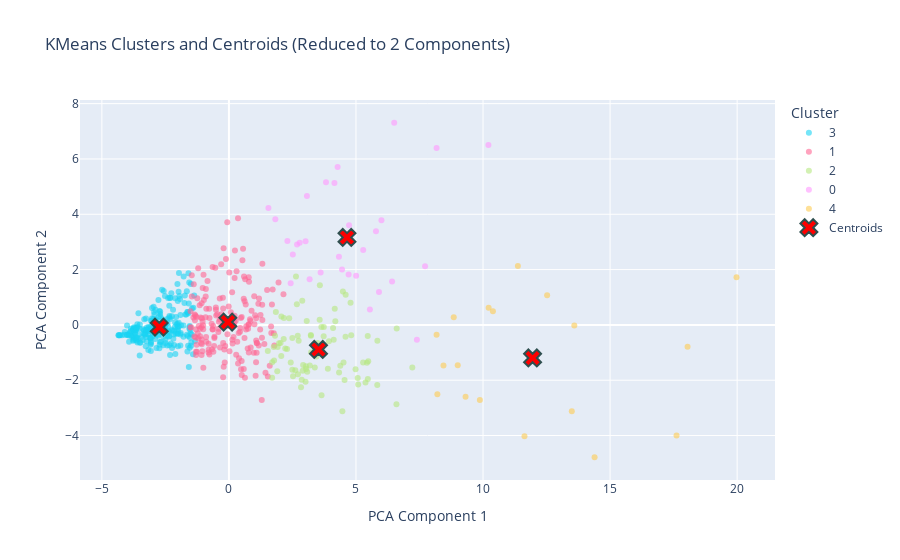

The cell this chart's notebook holds for it:
### Code cell
kmeans = KMeans(n_clusters=5, random_state=12345)
kmeans.fit(reduced_data)
labels = kmeans.labels_


# Step 3: Reduce to 2 PCA components for visualization
pca_2d = PCA(n_components=2)
reduced_data_2d = pca_2d.fit_transform(reduced_data)

# Project centroids into the 2D PCA space
centroids = pca_2d.transform(kmeans.cluster_centers_)


df_pca = pd.DataFrame(reduced_data_2d, columns=['PCA Component 1', 'PCA Component 2'])
df_pca['Cluster'] = labels.astype(str)  # Add cluster labels to the DataFrame

color_map = {0: 'red', 1: 'blue', 2: 'green', 3: 'orange', 4: 'purple'}
    
# Create the scatter plot using Plotly Express
fig = px.scatter(
        df_pca, 
        x='PCA Component 1', 
        y='PCA Component 2', 
        color='Cluster',  # Color by cluster labels
        color_discrete_map=color_map,  # Match the 'viridis' color scale
        opacity=0.6,  # Set transparency
        title='KMeans Clusters and Centroids (Reduced to 2 Components)',
        labels={'PCA Component 1': 'PCA Component 1', 'PCA Component 2': 'PCA Component 2'},
        template=None  # Optional: use a dark theme
    )

    # Add centroids to the plot as red 'x' markers
fig.add_scatter(
        x=centroids[:, 0], 
        y=centroids[:, 1], 
        mode='markers', 
        marker=dict(color='red', size=15, symbol='x', line=dict(width=2, color='DarkSlateGrey')),
        name='Centroids', 
        hoverinfo='text', 
        text=['Centroid'] * len(centroids)
)

    # Show the plot
fig.show()

### Figure 1 — Plotly figure (JSON) as saved in the notebook; plotly's stock layout.template omitted (floating-point values rounded to 4 significant figures; data arrays with more than 128 entries replaced by an {"elided": "..."} marker saying what was removed)
{"data": [{"hovertemplate": "Cluster=3<br>PCA Component 1=%{x}<br>PCA Component 2=%{y}<extra></extra>", "legendgroup": "3", "marker": {"color": "#19d3f3", "opacity": 0.6, "symbol": "circle"}, "mode": "markers", "name": "3", "orientation": "v", "showlegend": true, "type": "scatter", "x": {"elided": "233 float values"}, "xaxis": "x", "y": {"elided": "233 float values"}, "yaxis": "y"}, {"hovertemplate": "Cluster=1<br>PCA Component 1=%{x}<br>PCA Component 2=%{y}<extra></extra>", "legendgroup": "1", "marker": {"color": "#FF6692", "opacity": 0.6, "symbol": "circle"}, "mode": "markers", "name": "1", "orientation": "v", "showlegend": true, "type": "scatter", "x": {"elided": "179 float values"}, "xaxis": "x", "y": {"elided": "179 float values"}, "yaxis": "y"}, {"hovertemplate": "Cluster=2<br>PCA Component 1=%{x}<br>PCA Component 2=%{y}<extra></extra>", "legendgroup": "2", "marker": {"color": "#B6E880", "opacity": 0.6, "symbol": "circle"}, "mode": "markers", "name": "2", "orientation": "v", "showlegend": true, "type": "scatter", "x": [6.592, 2.886, 3.645, 5.28, 2.06, 1.902, 2.745, 3.728, 2.217, 2.717, 4.511, 3.379, 5.087, 1.764, 2.902, 2.522, 2.838, 5.842, 2.865, 3.062, 1.53, 4.589, 3.228, 2.164, 1.97, 4.335, 5.432, 2.495, 4.55, 3.223, 3.082, 2.157, 5.375, 3.038, 2.674, 2.709, 3.446, 3.184, 4.786, 4.124, 3.571, 5.483, 3.391, 3.734, 1.847, 2.432, 4.099, 2.613, 4.187, 1.815, 2.064, 5.463, 1.918, 1.7, 3.579, 3.937, 4.383, 5.467, 4.984, 1.702, 1.776, 3.638, 2.921, 3.485, 2.032, 2.639, 4.813, 3.894, 5.069, 2.287, 4.485, 3.235, 2.496, 6.602, 4.165, 4.466, 2.372, 7.217, 3.017, 5.839, 3.03, 4.594], "xaxis": "x", "y": [-2.871, 0.8716, -2.54, -1.357, -1.126, -1.677, -0.572, -0.4131, -0.857, -1.784, -1.357, -1.543, -2.154, -0.799, -1.654, -1.859, -2.254, -0.5712, -1.985, 0.1431, -0.9429, -0.4303, -0.3961, 0.2516, -0.6649, -1.722, -1.372, -1.619, -1.993, -0.3607, -1.694, -0.5112, -2.084, -1.593, 0.7484, -0.3957, -1.143, -1.469, 0.8019, -0.5405, 0.1888, -1.318, -0.8463, -0.07527, 0.4648, -1.364, -0.1164, -1.638, 0.1324, -0.3958, 0.3035, -0.4023, -0.796, -1.911, 1.433, -0.5918, -1.474, -1.96, -1.604, -1.348, -1.291, -0.07564, -1.45, -0.659, -0.657, 1.75, -0.3754, -1.585, -1.924, -0.8695, 1.205, -0.9874, -0.4782, -0.1317, 0.5861, -3.12, 0.2397, -1.543, -2.056, -2.172, -1.498, 1.087], "yaxis": "y"}, {"hovertemplate": "Cluster=0<br>PCA Component 1=%{x}<br>PCA Component 2=%{y}<extra></extra>", "legendgroup": "0", "marker": {"color": "#FF97FF", "opacity": 0.6, "symbol": "circle"}, "mode": "markers", "name": "0", "orientation": "v", "showlegend": true, "type": "scatter", "x": [4.711, 6.002, 3.82, 6.421, 1.555, 6.504, 3.016, 2.514, 2.682, 2.785, 7.72, 2.43, 5.905, 5.285, 10.21, 1.826, 4.452, 3.176, 5.006, 5.548, 8.172, 4.153, 4.33, 7.397, 3.07, 2.301, 3.608, 4.278, 5.787, 4.729], "xaxis": "x", "y": [1.818, 3.786, 5.155, 1.568, 4.228, 7.309, 3.028, 2.543, 2.909, 2.967, 2.121, 1.508, 1.186, 2.709, 6.505, 3.822, 2.004, 1.651, 1.779, 0.5572, 6.394, 5.133, 2.467, -0.5399, 4.662, 3.033, 1.896, 5.712, 3.39, 3.6], "yaxis": "y"}, {"hovertemplate": "Cluster=4<br>PCA Component 1=%{x}<br>PCA Component 2=%{y}<extra></extra>", "legendgroup": "4", "marker": {"color": "#FECB52", "opacity": 0.6, "symbol": "circle"}, "mode": "markers", "name": "4", "orientation": "v", "showlegend": true, "type": "scatter", "x": [11.63, 10.22, 9.875, 8.172, 13.49, 8.847, 10.39, 14.39, 11.37, 8.444, 8.203, 13.59, 12.52, 19.97, 18.05, 9.004, 9.313, 17.61], "xaxis": "x", "y": [-4.025, 0.624, -2.711, -0.3554, -3.121, 0.2759, 0.4918, -4.785, 2.128, -1.466, -2.506, -0.02552, 1.069, 1.725, -0.7869, -1.461, -2.598, -3.997], "yaxis": "y"}, {"hoverinfo": "text", "marker": {"color": "red", "line": {"color": "DarkSlateGrey", "width": 2}, "size": 15, "symbol": "x"}, "mode": "markers", "name": "Centroids", "text": ["Centroid", "Centroid", "Centroid", "Centroid", "Centroid"], "type": "scatter", "x": [4.646, -0.04118, 3.525, -2.742, 11.95], "y": [3.163, 0.1007, -0.8879, -0.08057, -1.196]}], "layout": {"legend": {"title": {"text": "Cluster"}, "tracegroupgap": 0}, "title": {"text": "KMeans Clusters and Centroids (Reduced to 2 Components)"}, "xaxis": {"anchor": "y", "domain": [0, 1], "title": {"text": "PCA Component 1"}}, "yaxis": {"anchor": "x", "domain": [0, 1], "title": {"text": "PCA Component 2"}}}}
